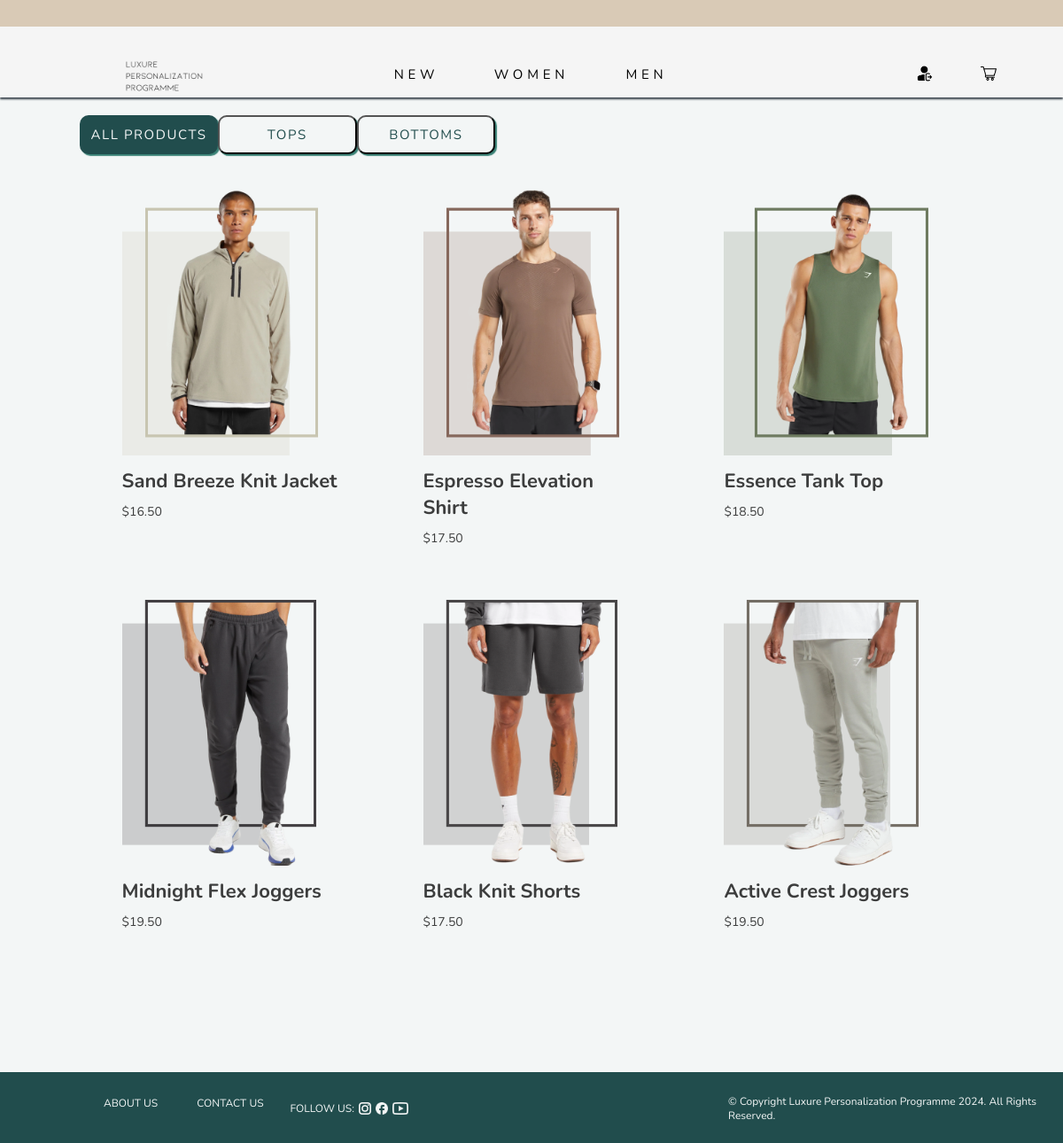
/men.php (signed in), run on the app's committed database.
### tables this page shows
CREATE TABLE products (
    product_id INT AUTO_INCREMENT PRIMARY KEY,
    img1 VARCHAR(40),
    img2 VARCHAR(40),
    img3 VARCHAR(40),
    img4 VARCHAR(40),
    product_name VARCHAR(100),
    description TEXT,
    gender VARCHAR(10),
    cat VARCHAR(10),
    price DECIMAL(10, 2),
    is_new BOOLEAN

);

### filter.php (the view, shortened to what this page needs)
<?php
       while ($row = $result->fetch_assoc()){
            $product_name = $row['product_name'];
            $img1 = $row['img1'];
            $price = $row['price'];
            $productid = $row['product_id'];
            echo'   <div class="shop-content">';
            echo'     <a href="product-info.php?id='. $productid. '">';
            echo'       <div class="shop-product">';
            echo'         <img src="images/products/' .$img1.'" height="300">';
            echo'         <h4>'. $product_name .'</h4>';
            echo'         <p>$'. $price .'</p>';
            echo'       </div>';
            echo'     </a>';
            echo'   </div>';
        }
    echo' </div>';
?>

### css/styles.css (style rules this page uses)
* { margin: 0; padding: 0; }
h4 { font-family: 'Nunito', Arial, sans-serif; font-size: 22px; color: #3c3d3d; }
p { font-family: 'Nunito', Arial, sans-serif; font-size: 14px; color: #3c3d3d; }
body { background-color: #f3f6f6; display: flex; flex-direction: column; }
.shop-content { padding: 10px 14% 50px 14%; }
.shop-content a { text-decoration: none; color: #353f48; }
.shop-product h4 { padding: 10px 0; }
::placeholder { color: #65300E; opacity: 0.7; }

### data on the page
products: img1 (picture), product_name "Sand Breeze Knit Jacket", price "16.50"
products: img1 (picture), product_name "Espresso Elevation Shirt", price "17.50"
products: img1 (picture), product_name "Essence Tank Top", price "18.50"
products: img1 (picture), product_name "Midnight Flex Joggers", price "19.50"
products: img1 (picture), product_name "Black Knit Shorts", price "17.50"
products: img1 (picture), product_name "Active Crest Joggers", price "19.50"
